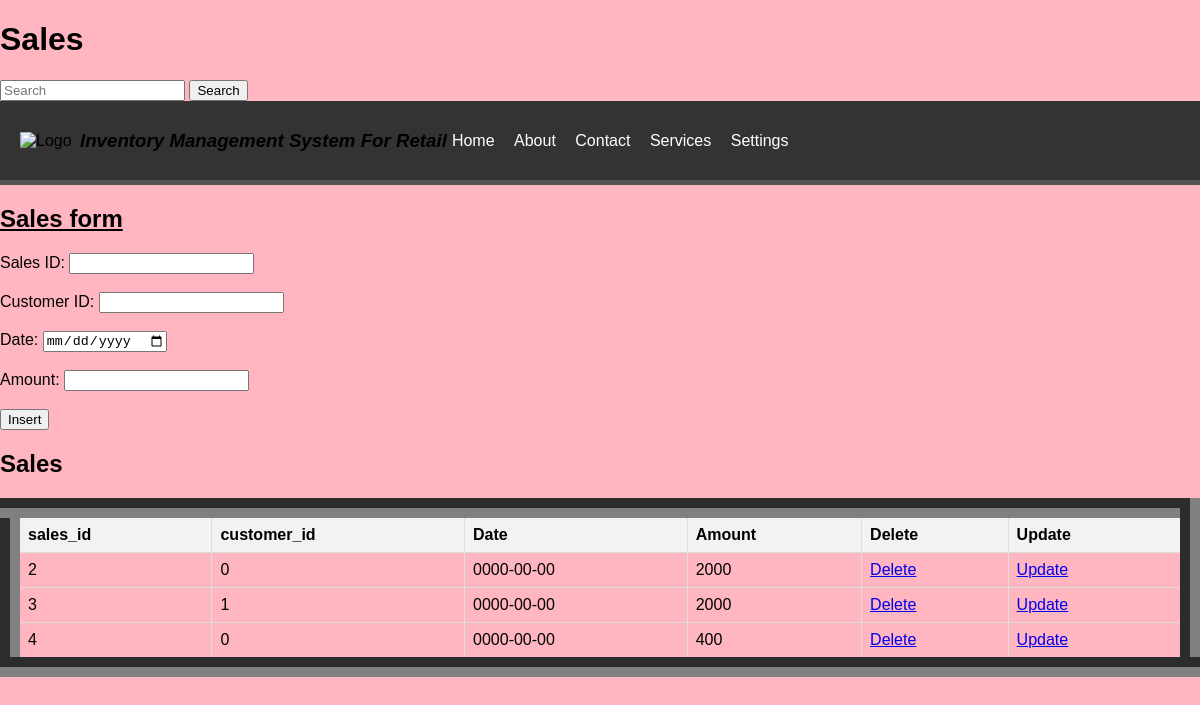
The page /sales.php on the database its author committed.
### tables this page shows
CREATE TABLE `sales` (
  `sales_id` int(11) NOT NULL,
  `customer_id` int(11) DEFAULT NULL,
  `Date` date DEFAULT NULL,
  `Amount` int(11) DEFAULT NULL
);

### sales.php (the view, shortened to what this page needs)
<!DOCTYPE html>
<html lang="en">
<head>
</head>
    <body style="background-image: url('./Images/Goal.jpg');background-repeat: no-repeat;background-size:cover;">
  <header>
    <h1>Sales</h1>
  </header>
  <form class="d-flex" role="search" action="search.php">
    <input class="form-control me-2" type="search" placeholder="Search" aria-label="Search" name="query">
    <button class="btn btn-outline-success" type="submit">Search</button>
  </form>
<div class="header">
    <img class="logo" src="tt.png" alt="Logo">
    <h3><i>Inventory Management System For Retail</i></h3>
    <ul class="navigation">
        <li><a href="home.html">Home</a></li>
        <li><a href="about.html">About</a></li>
        <li><a href="contact.html">Contact </a></li>
        <li class="dropdown">
            <a href="#">Services</a>
        </li>
        <li class="dropdown">
            <a href="#">Settings</a>
        </li>
    </ul>
</div>
<section>
  <h1><u>Sales form</u></h1>
  <form method="post" onsubmit="return confirmInsert();">
    <label for="sales_id">Sales ID:</label>
    <input type="number" id="sales_id" name="sales_id"><br><br>
    <label for="customer_id">Customer ID:</label>
    <input type="number" id="customer_id" name="customer_id" required><br><br>
    <label for="Date">Date:</label>
    <input type="Date" id="Date" name="Date" required><br><br>
    <label for="Amount">Amount:</label>
    <input type="number" id="Amount" name="Amount" required><br><br>
    <input type="submit" name="add" value="Insert">
  </form>
 <!DOCTYPE html>
<html>
<head>
</head>
  <h2>Sales</h2>
  <table border="20">
    <tr>
      <th>sales_id</th>
      <th>customer_id</th>
      <th>Date</th>
      <th>Amount</th>
      <th>Delete</th>
      <th>Update</th>
    </tr>
    <?php
include('db_connection.php');
    $sql = "SELECT * FROM sales";
    $result = $conn->query($sql);
    if ($result->num_rows > 0) {
        while ($row = $result->fetch_assoc()) {
            $sales_id = $row['sales_id'];
            echo "<tr>
                <td>" . $row['sales_id'] . "</td>
                <td>" . $row['customer_id'] . "</td>
                <td>" . $row['Date'] . "</td>
                <td>" . $row['Amount'] . "</td>
                <td><a href='delete sales.php?sales_id=$sales_id'>Delete</a></td>
                <td><a href='update sales.php?sales_id=$sales_id'>Update</a></td>
              </tr>";
        }
    } else {
        echo "<tr><td colspan='7'>No data found</td></tr>";
    }
    ?>
  </table>
</section>
</body>
</html>

### sales.php (style rules this page uses)
body { background-color:lightpink; font-family: Arial, algerian; margin: 0; padding: 0; }
.header { display: flex; justify-content: space-between; align-items: center; padding: 10px 20px; background-color: #333; border-bottom: 5px solid #555; }
.logo { width: 60px; height: auto; }
.navigation { list-style-type: none; margin: 0; padding: 0; text-align: none; flex-grow: 2; }
.navigation li { display: inline-block; margin-right: 5px; padding: 5px; }
.navigation li:last-child { margin-right: 0; }
.navigation li a { text-decoration: none; color: #fff; }
table { width: 100%; border-collapse: collapse; }
th, td { border: 1px solid #ddd; padding: 8px; text-align: left; }
th { background-color: #f2f2f2; }

### rows shown on the page
sales: sales_id "2", customer "0", Date "0000-00-00", Amount "2000"
sales: sales_id "3", customer "1", Date "0000-00-00", Amount "2000"
sales: sales_id "4", customer "0", Date "0000-00-00", Amount "400"
